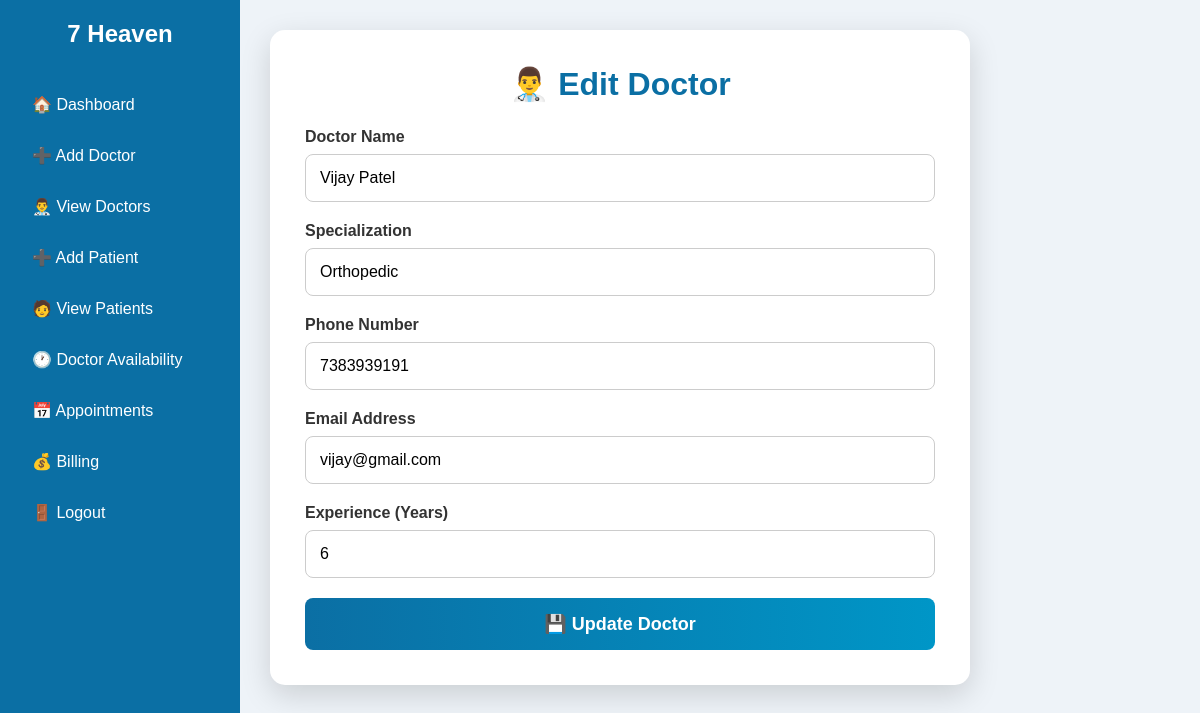
The page /admin/edit_doctor.php?id=3 (signed in) on the database its author committed.
### tables this page shows
CREATE TABLE `doctors` (
  `id` int(11) NOT NULL,
  `fullname` varchar(100) NOT NULL,
  `specialization` varchar(100) NOT NULL,
  `phone` varchar(15) NOT NULL,
  `email` varchar(100) NOT NULL,
  `experience` int(11) NOT NULL,
  `created_at` timestamp NOT NULL DEFAULT current_timestamp()
);

### admin/edit_doctor.php (the view, shortened to what this page needs)
<?php
include("../config.php");
$id = $_GET['id'];
$result = mysqli_query($conn, "SELECT * FROM doctors WHERE id='$id'");
$doctor = mysqli_fetch_assoc($result);
?>
<!DOCTYPE html>
<html>
<head>
<link rel="stylesheet" href="../css/dashboard.css">
<link rel="stylesheet" href="../css/form.css">
</head>
<body>
<div class="container">
<?php include("sidebar.php"); ?>
<div class="content">
<div class="form-card">
<h1>👨‍⚕️ Edit Doctor</h1>
<form method="POST">
<div class="form-group">
<label>Doctor Name</label>
<input type="text"
name="fullname"
value="<?php echo htmlspecialchars($doctor['fullname']); ?>"
placeholder="Enter Doctor Name"
required>
</div>
<div class="form-group">
<label>Specialization</label>
<input type="text"
name="specialization"
value="<?php echo htmlspecialchars($doctor['specialization']); ?>"
placeholder="Cardiologist"
required>
</div>
<div class="form-group">
<label>Phone Number</label>
<input type="text"
name="phone"
value="<?php echo htmlspecialchars($doctor['phone']); ?>"
placeholder="9876543210"
required>
</div>
<div class="form-group">
<label>Email Address</label>
<input type="email"
name="email"
value="<?php echo htmlspecialchars($doctor['email']); ?>"
placeholder="doctor@gmail.com"
required>
</div>
<div class="form-group">
<label>Experience (Years)</label>
<input type="number"
name="experience"
value="<?php echo htmlspecialchars($doctor['experience']); ?>"
placeholder="5"
required>
</div>
<button type="submit" class="save-btn" name="update">
💾 Update Doctor
</button>
</form>
</div>
</div>
</div>
</body>
</html>

### css/dashboard.css (style rules this page uses)
* { margin:0; padding:0; box-sizing:border-box; font-family:Arial, Helvetica, sans-serif; }
body { background:#eef3f8; }
.container { display:flex; min-height:100vh; }
.content { flex:1; margin-left:240px; padding:30px; }

### css/form.css (style rules this page uses)
.form-card { width:700px; background:#fff; padding:35px; border-radius:15px; box-shadow:0 10px 30px rgba(0,0,0,.15); }
.form-card h1 { text-align:center; color:#0b6fa4; margin-bottom:25px; }
.form-group { margin-bottom:20px; }
.form-group label { display:block; font-weight:bold; margin-bottom:8px; color:#333; }
.form-group input { width:100%; padding:14px; border:1px solid #ccc; border-radius:8px; font-size:16px; transition:.3s; }
.save-btn { width:100%; padding:15px; border:none; border-radius:8px; background:linear-gradient(90deg,#0b6fa4,#0096c7); color:white; font-size:18px; font-weight:bold; cursor:pointer; transition:.3s; }

### rows shown on the page
doctors: fullname "Vijay Patel", specialization "Orthopedic", phone "7383939191", email "vijay@gmail.com", experience "6"
